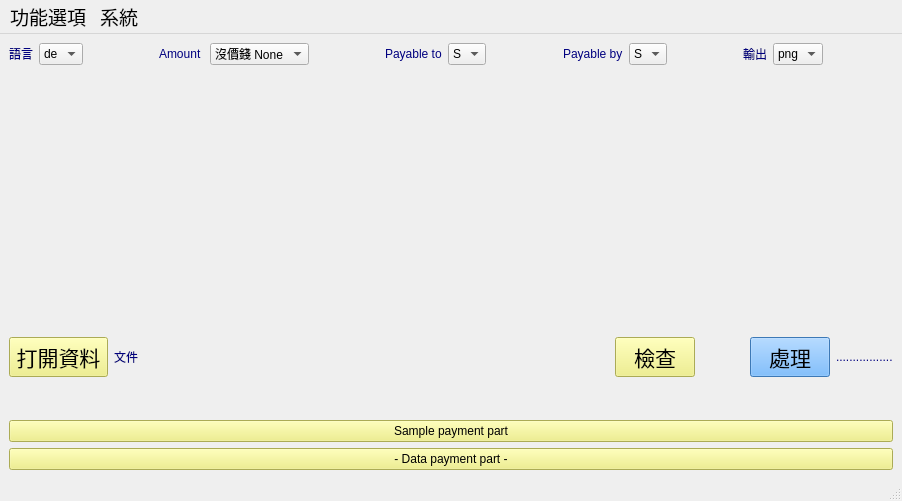
<?xml version="1.0" encoding="UTF-8"?>
<ui version="4.0">
 <class>MainWindow</class>
 <widget class="QMainWindow" name="MainWindow">
  <property name="geometry">
   <rect>
    <x>0</x>
    <y>0</y>
    <width>902</width>
    <height>501</height>
   </rect>
  </property>
  <property name="windowTitle">
   <string>Swiss Payment part</string>
  </property>
  <property name="windowIcon">
   <iconset resource="resourcefile.qrc">
    <normaloff>:/ico_file/sourcefile/title.ico</normaloff>:/ico_file/sourcefile/title.ico</iconset>
  </property>
  <property name="styleSheet">
   <string notr="true">QLabel{
	color: rgb(0, 0, 127);
	font: 12pt &quot;Microsoft Sans Serif&quot;;
}
QComboBox{
	font: 14pt &quot;Microsoft Sans Serif&quot;;
}
QLineEdit{
font: 11pt &quot;Microsoft Sans Serif&quot;;
}
QTableView{
	border-color: rgb(0, 85, 0);
	
	alternate-background-color: rgb(230, 201, 255);
	background-color: rgb(199, 205, 255);
/*	selection-background-color: rgb(85, 255, 0);*/

}
QPushButton{
	/*background-color: rgb(170, 255, 127);*/
	
	font: 16pt &quot;Microsoft Sans Serif&quot;;
	
	background-color: rgb(239, 239, 119);
}
QCheckBox{
font: 12pt &quot;Microsoft Sans Serif&quot;;
	color: rgb(255, 85, 0);
}</string>
  </property>
  <widget class="QWidget" name="centralwidget">
   <layout class="QVBoxLayout" name="verticalLayout_2">
    <item>
     <layout class="QVBoxLayout" name="verticalLayout" stretch="1,2,1,7,7">
      <item>
       <layout class="QHBoxLayout" name="horizontalLayout_7">
        <item>
         <layout class="QHBoxLayout" name="horizontalLayout">
          <item>
           <widget class="QLabel" name="label_Language">
            <property name="text">
             <string>語言</string>
            </property>
           </widget>
          </item>
          <item>
           <widget class="QComboBox" name="comboBox_Language">
            <property name="currentIndex">
             <number>0</number>
            </property>
            <item>
             <property name="text">
              <string extracomment="a">de</string>
             </property>
            </item>
            <item>
             <property name="text">
              <string extracomment="b">en</string>
             </property>
            </item>
            <item>
             <property name="text">
              <string extracomment="c">fr</string>
             </property>
            </item>
            <item>
             <property name="text">
              <string>it</string>
             </property>
            </item>
           </widget>
          </item>
         </layout>
        </item>
        <item>
         <spacer name="horizontalSpacer">
          <property name="orientation">
           <enum>Qt::Horizontal</enum>
          </property>
          <property name="sizeHint" stdset="0">
           <size>
            <width>40</width>
            <height>20</height>
           </size>
          </property>
         </spacer>
        </item>
        <item>
         <layout class="QHBoxLayout" name="horizontalLayout_3" stretch="1,2">
          <item>
           <widget class="QLabel" name="label_Amount">
            <property name="text">
             <string>Amount </string>
            </property>
           </widget>
          </item>
          <item>
           <widget class="QComboBox" name="comboBox_Amount">
            <property name="currentIndex">
             <number>0</number>
            </property>
            <item>
             <property name="text">
              <string extracomment="a">沒價錢 None</string>
             </property>
            </item>
            <item>
             <property name="text">
              <string extracomment="b">有價錢</string>
             </property>
            </item>
           </widget>
          </item>
         </layout>
        </item>
        <item>
         <spacer name="horizontalSpacer_2">
          <property name="orientation">
           <enum>Qt::Horizontal</enum>
          </property>
          <property name="sizeHint" stdset="0">
           <size>
            <width>40</width>
            <height>20</height>
           </size>
          </property>
         </spacer>
        </item>
        <item>
         <layout class="QHBoxLayout" name="horizontalLayout_4" stretch="1,1">
          <item>
           <widget class="QLabel" name="label_Payable_to">
            <property name="text">
             <string>Payable to</string>
            </property>
           </widget>
          </item>
          <item>
           <widget class="QComboBox" name="comboBox_Payable_to_type">
            <property name="currentIndex">
             <number>0</number>
            </property>
            <item>
             <property name="text">
              <string extracomment="a">S</string>
             </property>
            </item>
            <item>
             <property name="text">
              <string extracomment="b">K</string>
             </property>
            </item>
           </widget>
          </item>
         </layout>
        </item>
        <item>
         <spacer name="horizontalSpacer_3">
          <property name="orientation">
           <enum>Qt::Horizontal</enum>
          </property>
          <property name="sizeHint" stdset="0">
           <size>
            <width>40</width>
            <height>20</height>
           </size>
          </property>
         </spacer>
        </item>
        <item>
         <layout class="QHBoxLayout" name="horizontalLayout_5">
          <item>
           <widget class="QLabel" name="label_Payable_by">
            <property name="text">
             <string>Payable by</string>
            </property>
           </widget>
          </item>
          <item>
           <widget class="QComboBox" name="comboBox_Payable_by_type">
            <property name="currentIndex">
             <number>0</number>
            </property>
            <item>
             <property name="text">
              <string extracomment="a">S</string>
             </property>
            </item>
            <item>
             <property name="text">
              <string extracomment="b">K</string>
             </property>
            </item>
           </widget>
          </item>
         </layout>
        </item>
        <item>
         <spacer name="horizontalSpacer_4">
          <property name="orientation">
           <enum>Qt::Horizontal</enum>
          </property>
          <property name="sizeHint" stdset="0">
           <size>
            <width>18</width>
            <height>20</height>
           </size>
          </property>
         </spacer>
        </item>
        <item>
         <layout class="QHBoxLayout" name="horizontalLayout_6">
          <item>
           <widget class="QLabel" name="label_Output">
            <property name="text">
             <string>輸出</string>
            </property>
           </widget>
          </item>
          <item>
           <widget class="QComboBox" name="comboBox_Output">
            <property name="currentIndex">
             <number>0</number>
            </property>
            <item>
             <property name="text">
              <string extracomment="a">png</string>
             </property>
            </item>
            <item>
             <property name="text">
              <string extracomment="b">pdf</string>
             </property>
            </item>
           </widget>
          </item>
         </layout>
        </item>
        <item>
         <spacer name="horizontalSpacer_5">
          <property name="orientation">
           <enum>Qt::Horizontal</enum>
          </property>
          <property name="sizeHint" stdset="0">
           <size>
            <width>18</width>
            <height>20</height>
           </size>
          </property>
         </spacer>
        </item>
       </layout>
      </item>
      <item>
       <spacer name="verticalSpacer">
        <property name="orientation">
         <enum>Qt::Vertical</enum>
        </property>
        <property name="sizeHint" stdset="0">
         <size>
          <width>20</width>
          <height>28</height>
         </size>
        </property>
       </spacer>
      </item>
      <item>
       <layout class="QHBoxLayout" name="horizontalLayout_2" stretch="2,10,1,1,1,1">
        <item>
         <widget class="QPushButton" name="pushButton_Open_Data">
          <property name="sizePolicy">
           <sizepolicy hsizetype="Minimum" vsizetype="Fixed">
            <horstretch>0</horstretch>
            <verstretch>0</verstretch>
           </sizepolicy>
          </property>
          <property name="font">
           <font>
            <family>Microsoft Sans Serif</family>
            <pointsize>16</pointsize>
            <weight>50</weight>
            <italic>false</italic>
            <bold>false</bold>
           </font>
          </property>
          <property name="text">
           <string>打開資料</string>
          </property>
          <property name="icon">
           <iconset>
            <normaloff>C:/Users/ITProg02/.designer/backup/sourcefile/open2.png</normaloff>C:/Users/ITProg02/.designer/backup/sourcefile/open2.png</iconset>
          </property>
         </widget>
        </item>
        <item>
         <widget class="QLabel" name="label_file_path">
          <property name="text">
           <string>文件</string>
          </property>
         </widget>
        </item>
        <item>
         <widget class="QPushButton" name="pushButton_Check">
          <property name="sizePolicy">
           <sizepolicy hsizetype="Minimum" vsizetype="Fixed">
            <horstretch>0</horstretch>
            <verstretch>0</verstretch>
           </sizepolicy>
          </property>
          <property name="font">
           <font>
            <family>Microsoft Sans Serif</family>
            <pointsize>16</pointsize>
            <weight>50</weight>
            <italic>false</italic>
            <bold>false</bold>
           </font>
          </property>
          <property name="text">
           <string>檢查</string>
          </property>
          <property name="icon">
           <iconset>
            <normaloff>C:/Users/ITProg02/.designer/backup/sourcefile/open2.png</normaloff>C:/Users/ITProg02/.designer/backup/sourcefile/open2.png</iconset>
          </property>
         </widget>
        </item>
        <item>
         <spacer name="horizontalSpacer_6">
          <property name="orientation">
           <enum>Qt::Horizontal</enum>
          </property>
          <property name="sizeHint" stdset="0">
           <size>
            <width>13</width>
            <height>17</height>
           </size>
          </property>
         </spacer>
        </item>
        <item>
         <widget class="QPushButton" name="pushButton_Process">
          <property name="sizePolicy">
           <sizepolicy hsizetype="Minimum" vsizetype="Fixed">
            <horstretch>0</horstretch>
            <verstretch>0</verstretch>
           </sizepolicy>
          </property>
          <property name="font">
           <font>
            <family>Microsoft Sans Serif</family>
            <pointsize>16</pointsize>
            <weight>50</weight>
            <italic>false</italic>
            <bold>false</bold>
           </font>
          </property>
          <property name="styleSheet">
           <string notr="true">background-color: rgb(85, 170, 255);</string>
          </property>
          <property name="text">
           <string>處理</string>
          </property>
          <property name="icon">
           <iconset>
            <normaloff>C:/Users/ITProg02/.designer/backup/sourcefile/open2.png</normaloff>C:/Users/ITProg02/.designer/backup/sourcefile/open2.png</iconset>
          </property>
         </widget>
        </item>
        <item>
         <widget class="QLabel" name="label1_check">
          <property name="styleSheet">
           <string notr="true"/>
          </property>
          <property name="text">
           <string>.................</string>
          </property>
         </widget>
        </item>
       </layout>
      </item>
      <item>
       <widget class="QPushButton" name="pushButton_sample">
        <property name="layoutDirection">
         <enum>Qt::LeftToRight</enum>
        </property>
        <property name="styleSheet">
         <string notr="true"/>
        </property>
        <property name="text">
         <string>Sample payment part</string>
        </property>
       </widget>
      </item>
      <item>
       <widget class="QPushButton" name="pushButton_Data">
        <property name="text">
         <string>- Data payment part -</string>
        </property>
       </widget>
      </item>
     </layout>
    </item>
   </layout>
  </widget>
  <widget class="QMenuBar" name="menubar">
   <property name="geometry">
    <rect>
     <x>0</x>
     <y>0</y>
     <width>902</width>
     <height>30</height>
    </rect>
   </property>
   <property name="font">
    <font>
     <pointsize>14</pointsize>
    </font>
   </property>
   <widget class="QMenu" name="menu">
    <property name="font">
     <font>
      <pointsize>14</pointsize>
      <stylestrategy>PreferDefault</stylestrategy>
      <kerning>true</kerning>
     </font>
    </property>
    <property name="contextMenuPolicy">
     <enum>Qt::DefaultContextMenu</enum>
    </property>
    <property name="toolTip">
     <string/>
    </property>
    <property name="whatsThis">
     <string/>
    </property>
    <property name="title">
     <string extracomment="功能選項">功能選項</string>
    </property>
   </widget>
   <widget class="QMenu" name="menu_2">
    <property name="title">
     <string>系統</string>
    </property>
   </widget>
   <addaction name="menu"/>
   <addaction name="menu_2"/>
  </widget>
  <widget class="QStatusBar" name="statusbar"/>
  <action name="actiona">
   <property name="text">
    <string>設置打開文件路徑</string>
   </property>
  </action>
 </widget>
 <resources>
  <include location="resourcefile.qrc"/>
 </resources>
 <connections/>
</ui>
